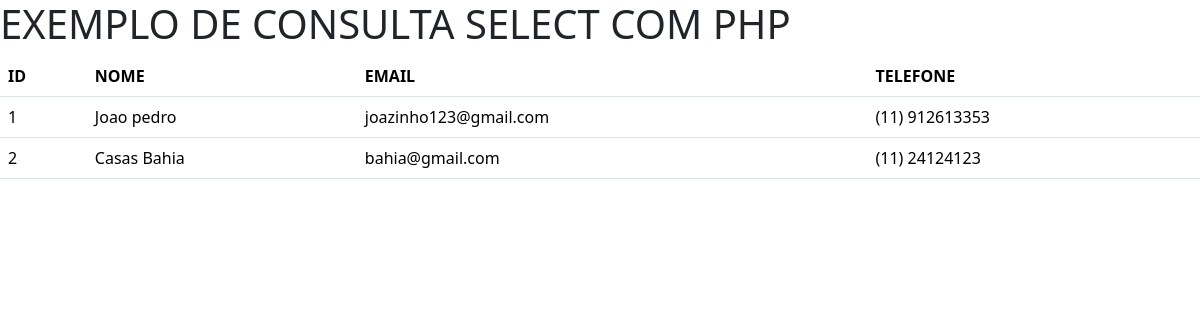
The app's page /painel/exemplo_select.php with its own data.
### tables this page shows
CREATE TABLE `clientes` (
  `id_cliente` int(11) NOT NULL,
  `nome_cliente` varchar(255) NOT NULL,
  `email_cliente` varchar(255) NOT NULL,
  `telefone` varchar(255) NOT NULL
);

### painel/exemplo_select.php (the view, shortened to what this page needs)
<?php
    include 'conecta.php';
?>
<!DOCTYPE html>
<html lang="en">
<head>
    <link href="https://cdn.jsdelivr.net/npm/bootstrap@5.3.3/dist/css/bootstrap.min.css" rel="stylesheet">
</head>
<body>
    <h1>EXEMPLO DE CONSULTA SELECT COM PHP</h1>
<table class="table">
  <thead>
    <tr>
      <th scope="col">ID</th>
      <th scope="col">NOME</th>
      <th scope="col">EMAIL</th>
      <th scope="col">TELEFONE</th>
    </tr>
  </thead>
  <tbody>
  <?php
        $sql = "SELECT * FROM clientes";
        $consulta = $conexao->query($sql);
        while($dados = $consulta->fetch_assoc()){
            echo "<tr>";
            echo "<td>". $dados['id_cliente']."</td>";
            echo "<td>". $dados['nome_cliente']."</td>";
            echo "<td>". $dados['email_cliente']."</td>";
            echo "<td>". $dados['telefone']."</td>";
            echo "</tr>";
        }
    ?>
</tbody>
</table>
</body>
</html>

### records on screen
clientes: id_cliente "1", nome_cliente "Joao pedro", email_cliente "joazinho123@gmail.com", telefone "(11) 912613353"
clientes: id_cliente "2", nome_cliente "Casas Bahia", email_cliente "bahia@gmail.com", telefone "(11) 24124123"
